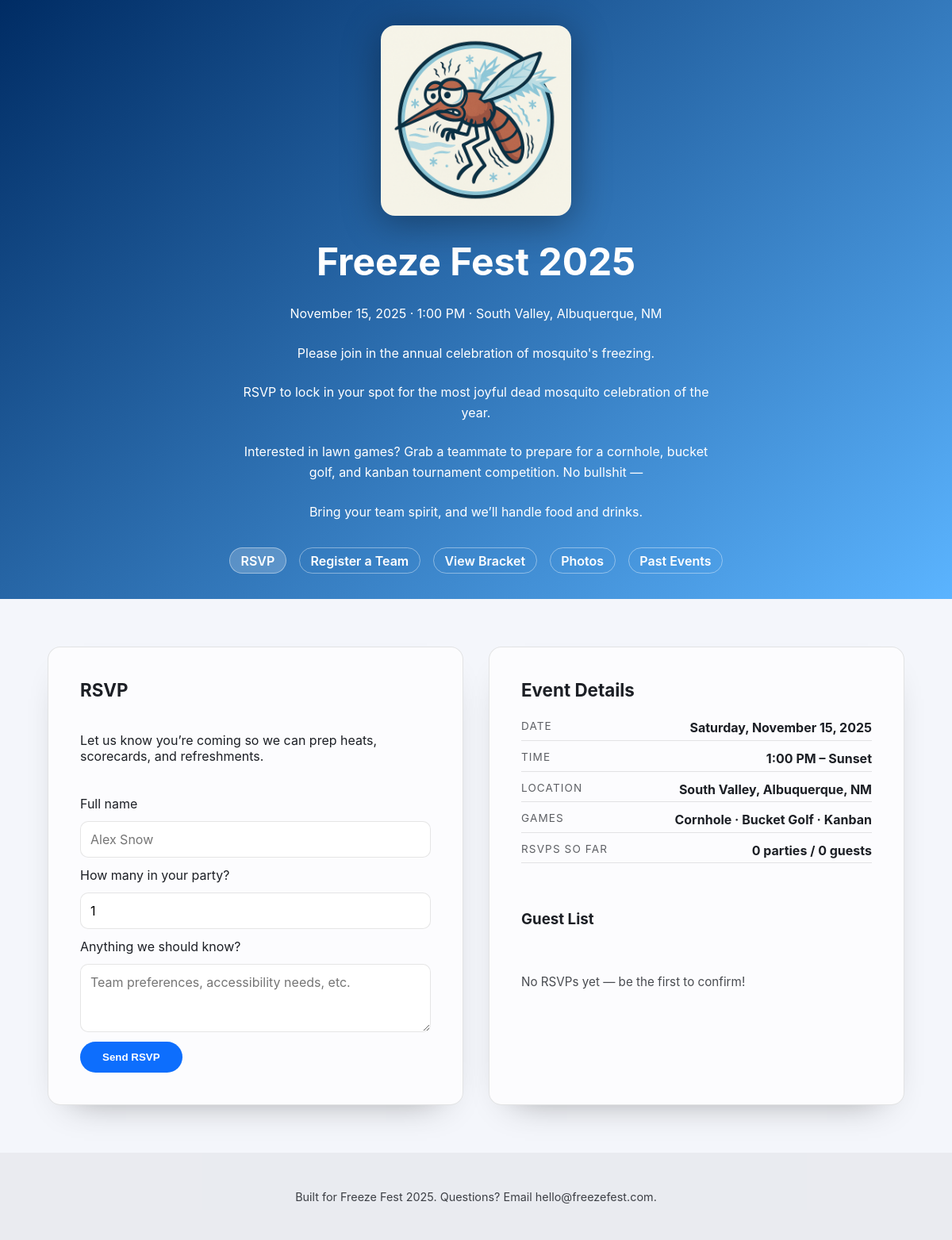
Before: / with the older database file.
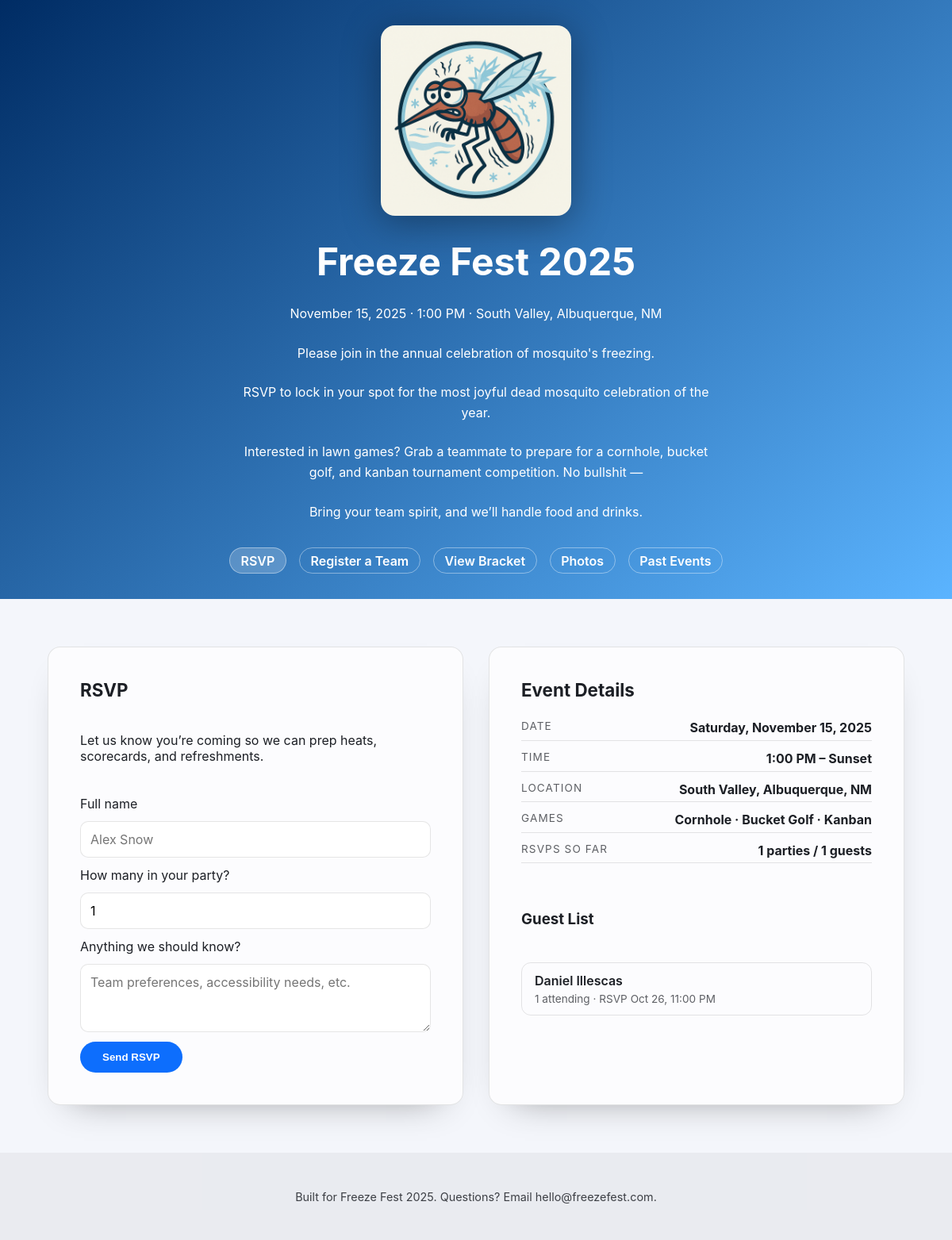
After: the same page with the newer database file.
### app/database.py (models this page shows)
class RSVP(SQLModel, table=True):
    id: int | None = Field(default=None, primary_key=True)
    name: str = Field(nullable=False, max_length=120)
    email: str = Field(nullable=False, max_length=255)
    guests: int = Field(default=1, nullable=False)
    message: str | None = Field(default=None)
    event_id: int = Field(foreign_key="event.id", nullable=False, index=True)
    created_at: datetime = Field(default_factory=datetime.utcnow, nullable=False)

### app/routes.py (the view)
@router.get("/", response_class=HTMLResponse, name="index")
async def index(request: Request, session: Session = Depends(get_session)):
    success = request.query_params.get("rsvp") == "saved"
    context = _home_context(session, rsvp_success=success)
    return templates.TemplateResponse(request, "index.html", context)

### app/templates/index.html (shortened to what this page needs)
<!doctype html>
<html lang="en">
  <head>
    <link rel="stylesheet" href="{{ request.url_for('static', path='css/style.css') }}">
  </head>
  <body>
    <header class="page-header">
      <div class="page-header__inner">
        <div class="site-logo" role="presentation">
          <img src="{{ request.url_for('static', path='img/freezefest.png') }}" alt="Freeze Fest mascot: a cartoon mosquito freezing inside a circle" loading="lazy" />
        </div>
        <h1>{{ event.name }}</h1>
        <p class="page-subtitle">
          November 15, 2025 · 1:00 PM · {{ event.location }}
        </p>
        <p class="page-subtitle">
          Please join in the annual celebration of mosquito's freezing.
        </p>
        <p class="page-subtitle">
          RSVP to lock in your spot for the most joyful dead mosquito celebration of the year.
        </p>
        <p class="page-subtitle">
          Interested in lawn games? Grab a teammate to prepare for a cornhole, bucket golf, and kanban tournament competition. No bullshit —
        </p>
        <p class="page-subtitle">
          Bring your team spirit, and we’ll handle food and drinks.
        </p>
        <nav class="page-nav" aria-label="Primary">
          <a href="{{ request.url_for('index') }}" aria-current="page">RSVP</a>
          <a href="{{ request.url_for('team_directory') }}">Register a Team</a>
          <a href="{{ request.url_for('bracket') }}">View Bracket</a>
          <a href="{{ request.url_for('photos') }}">Photos</a>
          <a href="{{ request.url_for('events_page') }}">Past Events</a>
        </nav>
      </div>
    </header>
    <main class="content">
      <section class="panel">
        <h2>RSVP</h2>
        <p>Let us know you’re coming so we can prep heats, scorecards, and refreshments.</p>
        <form method="post" action="{{ request.url_for('submit_rsvp') }}" class="rsvp-form">
          <label for="rsvp-name">Full name</label>
          <input id="rsvp-name" name="name" type="text" required placeholder="Alex Snow" />
          <label for="rsvp-guests">How many in your party?</label>
          <input id="rsvp-guests" name="guests" type="number" min="1" value="1" required />
          <label for="rsvp-message">Anything we should know?</label>
          <textarea id="rsvp-message" name="message" rows="3" placeholder="Team preferences, accessibility needs, etc."></textarea>
          <button type="submit">Send RSVP</button>
        </form>
      </section>
      <section class="panel">
        <h2>Event Details</h2>
        <ul class="event-meta">
          <li>
            <span>Date</span>
            <strong>{{ event.event_date.strftime('%A, %B %d, %Y') }}</strong>
          </li>
          <li>
            <span>Time</span>
            <strong>1:00 PM – Sunset</strong>
          </li>
          <li>
            <span>Location</span>
            <strong>{{ event.location }}</strong>
          </li>
          <li>
            <span>Games</span>
            <strong>Cornhole · Bucket Golf · Kanban</strong>
          </li>
          <li>
            <span>RSVPs so far</span>
            <strong>{{ rsvps|length }} parties / {{ guest_total }} guests</strong>
          </li>
        </ul>
        <h3>Guest List</h3>
        {% if rsvps %}
        <ul class="rsvp-list">
          {% for entry in rsvps %}
          <li>
            <span class="rsvp-name">{{ entry.name }}</span>
            <span class="rsvp-meta">{{ entry.guests }} attending · RSVP {{ entry.created_at.strftime('%b %d, %I:%M %p') }}</span>
          </li>
          {% endfor %}
        </ul>
        {% else %}
        <p class="empty-state">No RSVPs yet — be the first to confirm!</p>
        {% endif %}
      </section>
    </main>
    <footer class="page-footer">
      <p>
        Built for Freeze Fest 2025. Questions? Email hello@freezefest.com.
      </p>
    </footer>
  </body>
</html>

Changed rows visible on the page:
added RSVP: name "Daniel Illescas", guests "1", created_at "Oct 26, 11:00 PM"
Other visible differences:
{{ rsvps|length }}: "0" → "1"
{{ guest_total }}: "0" → "1"
text no longer shown: "No RSVPs yet — be the first to confirm!"
